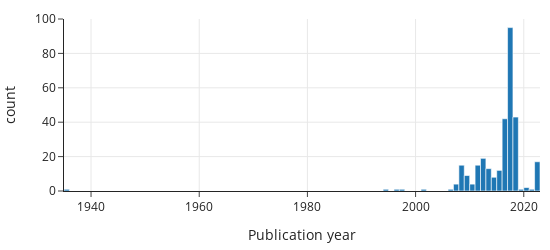

The notebook cell this image was saved under:
### Markdown cell above
Plotting the timestamps on a histogram shows that most articles were published after 2000, although there seems to be at least one article published before 1940:

### Code cell
fig = px.histogram(
    X_train["timestamp"],
    labels={"value": "Publication year"}, width=550, height=250,
)
fig.update_layout(showlegend=False)

### Figure 1 — Plotly figure (JSON) as saved in the notebook; plotly's stock layout.template omitted (floating-point values rounded to 4 significant figures; data arrays with more than 128 entries replaced by an {"elided": "..."} marker saying what was removed)
{"data": [{"alignmentgroup": "True", "bingroup": "x", "hovertemplate": "variable=timestamp<br>Publication year=%{x}<br>count=%{y}<extra></extra>", "legendgroup": "timestamp", "marker": {"color": "#1F77B4", "pattern": {"shape": ""}}, "name": "timestamp", "offsetgroup": "timestamp", "orientation": "v", "showlegend": true, "type": "histogram", "x": {"elided": "584 str values"}, "xaxis": "x", "yaxis": "y"}], "layout": {"barmode": "relative", "height": 250, "legend": {"title": {"text": "variable"}, "tracegroupgap": 0}, "showlegend": false, "width": 550, "xaxis": {"anchor": "y", "domain": [0, 1], "title": {"text": "Publication year"}}, "yaxis": {"anchor": "x", "domain": [0, 1], "title": {"text": "count"}}}}
